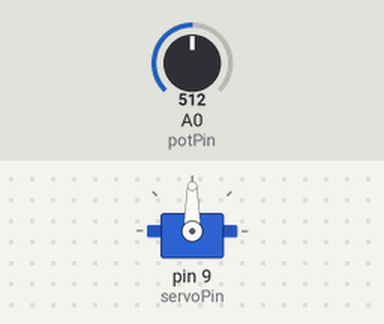
The sketch below on a simulated Arduino Uno, built with avr-gcc and run on an emulated ATmega328P. On the bench: servo. The inputs (shaded band) are chosen by the test bench; at power-on: A0 (potPin) = 512.

Above: at 1.2 s.
1.3 s: A0 (potPin) set to 716
At 1.7 s:
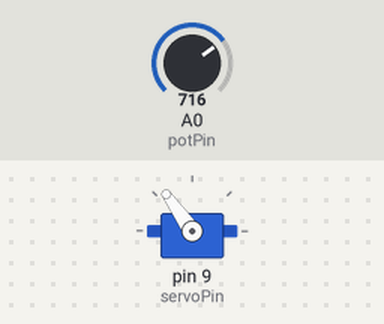
2.8 s: A0 (potPin) set to 900
At 3.7 s:
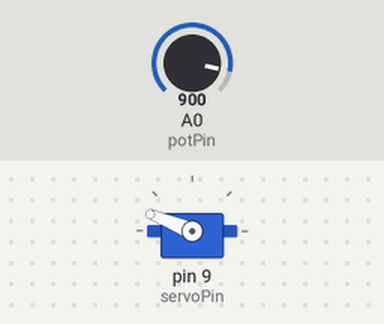
4.3 s: A0 (potPin) set to 1023
At 5.1 s:
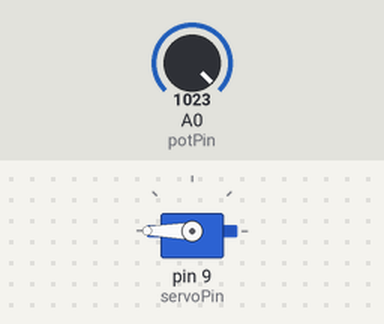
5.8 s: A0 (potPin) set to 306
At 7.0 s:
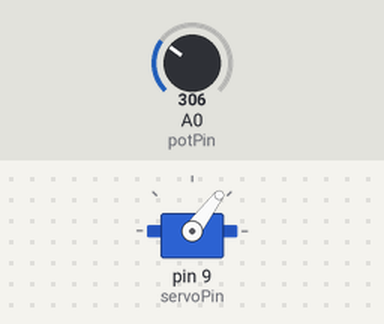
7.3 s: A0 (potPin) set to 122
At 8.6 s:
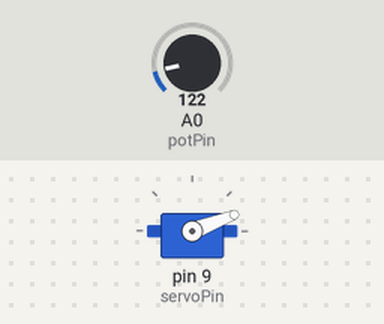
Timing chart, 0 to 9.8 s (numbered marks = the images above; inputs shaded):
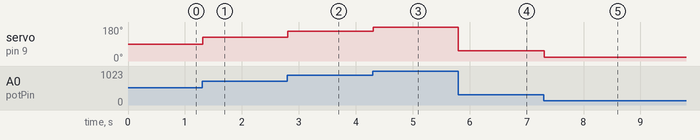

The sketch:

Servo_motor_with_potentiometer.ino
```cpp
/* Servo motor with potentiometer and Arduino example code. More info: https://www.makerguides.com/ */

#include <Servo.h> // include the required Arduino library

#define servoPin 9 // Arduino pin for the servo
#define potPin A0 // Arduino pin for the potentiometer

int angle = 0; // variable to store the servo position in degrees
int reading = 0; // variable to store the reading from the analog input

Servo myservo; // create a new object of the servo class

void setup() {
  myservo.attach(servoPin);
}

void loop() {
  reading = analogRead(potPin); // read the analog input
  angle = map(reading, 0, 1023, 0, 180); // map the input to a value between 0 and 180 degrees
  myservo.write(angle); // tell the servo to go to the set position
  delay(15); // wait 15 ms for the servo to reach the position
}
```

Measured:
- after the input at 1.3 s, servo on pin 9 (servoPin): 90° → 125° at once
- after the input at 2.8 s, servo on pin 9 (servoPin): 125° → 158° at once
- after the input at 4.3 s, servo on pin 9 (servoPin): 158° → 180° at once
- after the input at 5.8 s, servo on pin 9 (servoPin): 180° → 53° at once
- after the input at 7.3 s, servo on pin 9 (servoPin): 53° → 21° at once
